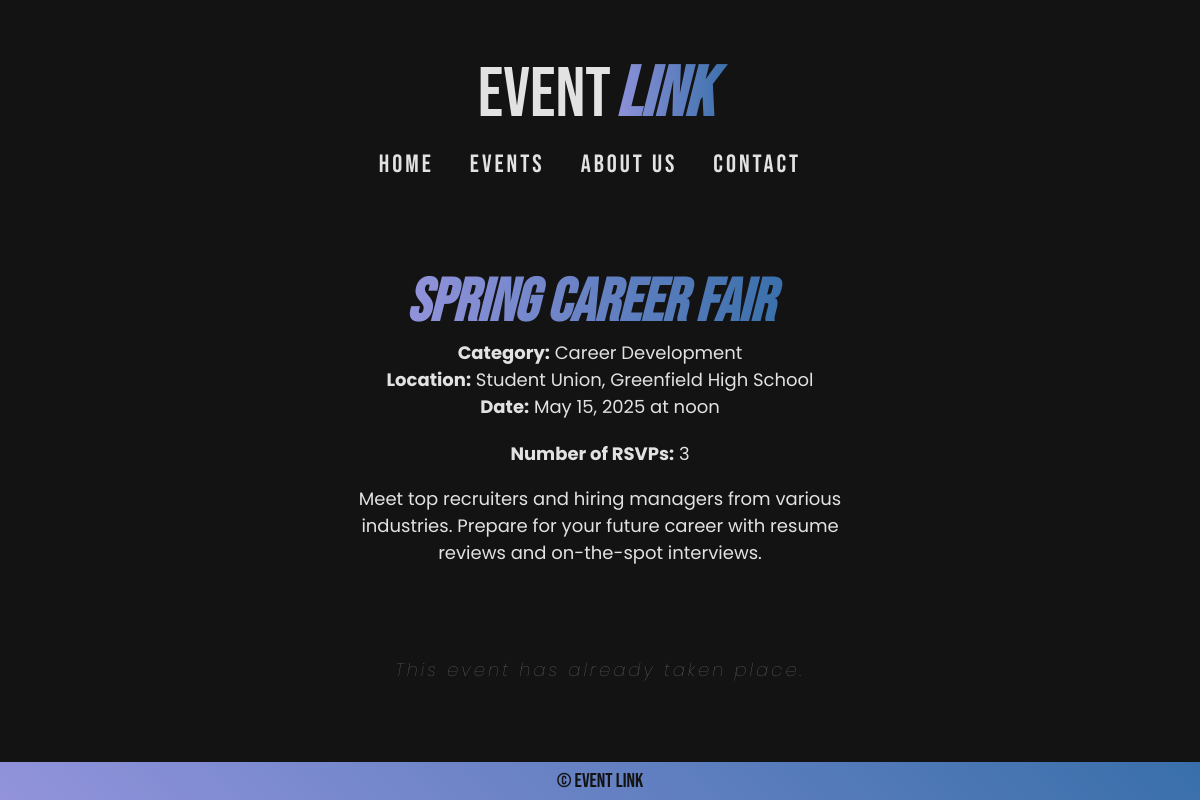
Screenshot of /events/20/ with the database file from the repository.
### events/models.py (models this page shows, shortened)
class Event (models.Model):
	title 		= models.CharField(max_length=100)
	description 	= models.TextField()
	date 		= models.DateField()
	time 		= models.TimeField()
	location 	= models.CharField(max_length=100)
	category 	= models.CharField(max_length=50)

### events/views.py (the view)
# urls.py: path('events/<int:event_id>/', views.event_detail, name='event_detail'),
def event_detail(request, event_id):
	event = Event.objects.get(id=event_id)
	rsvp_count = get_rsvp_count(event)
	now = datetime.now()
	event_datetime = datetime.combine(event.date, event.time)
	is_past = event_datetime < now
	return render(request, 'event_detail.html', {
		'event': event,
		'rsvp_count': rsvp_count,
		'is_past': is_past
	})

### events/services.py (called while the page is built)
def get_rsvp_count(event):
    return Attendee.objects.filter(event=event).count()

### events/templates/event_detail.html
{% extends "template.html" %}
{% block content %}
<div class="event-detail">
    <h2>{{ event.title }}</h2>
    <p><strong>Category:</strong> {{ event.category }}</p>
    <p><strong>Location:</strong> {{ event.location }}</p>
    <p><strong>Date:</strong> {{ event.date }} at {{ event.time }}</p>
    <div class="rsvp-line"><p><strong>Number of RSVPs:</strong> {{ rsvp_count }}</p></div>
    <br>
    <div class="ed-description"><p>{{ event.description }}</p></div>
    {% if is_past %}
        <div class="empty-text1"><p>This event has already taken place.</p></div>
    {% else %}
        <div class="event-button"><a href="{% url 'rsvp' event.id %}">
            <button>RSVP Now</button>
        </a></div>
    {% endif %}
</div>
{% endblock %}

### events/static/css/styles.css (style rules this page uses)
* { margin: 0; padding: 0; box-sizing: border-box; }
body { background-color: #131314; overflow-x: hidden; }
.empty-text1 { color: rgba(226, 226, 226, 0.353); font-family: 'Poppins', sans-serif; font-size: 10px; font-weight: lighter; text-align: center; letter-spacing: 3px; font-size: 20px; padding-top: 90px; }
.event-detail { padding-left: 10rem; padding-right: 10rem; text-align: center; }
.event-detail h2 { background: linear-gradient(to right, rgb(146, 147, 219), rgb(56, 111, 170)); -webkit-background-clip: text; background-clip: text; display:inline-flex; color: transparent; font-weight: 700; font-style: italic; font-family: 'Bebas Neue'; font-size: 60px; padding-right: 20px; }
.event-detail p { color: rgb(226, 226, 226); font-family: 'Poppins', sans-serif; text-align: center; font-size: 18px; }
.ed-description { padding-left: 12rem; padding-right: 12rem; }
.rsvp-line { padding-top: 20px; }
.event-detail .empty-text1 p { font-style: italic; color: rgba(226, 226, 226, 0.435); }

### rows the page displays
Event: category "Career Development", location "Student Union, Greenfield High School", date "May 15, 2025", time "noon", description "Meet top recruiters and hiring managers from various industries. Prepare for your future career with resume reviews and on-the-spot interviews."

### other values shown
{{ rsvp_count }} "3"
